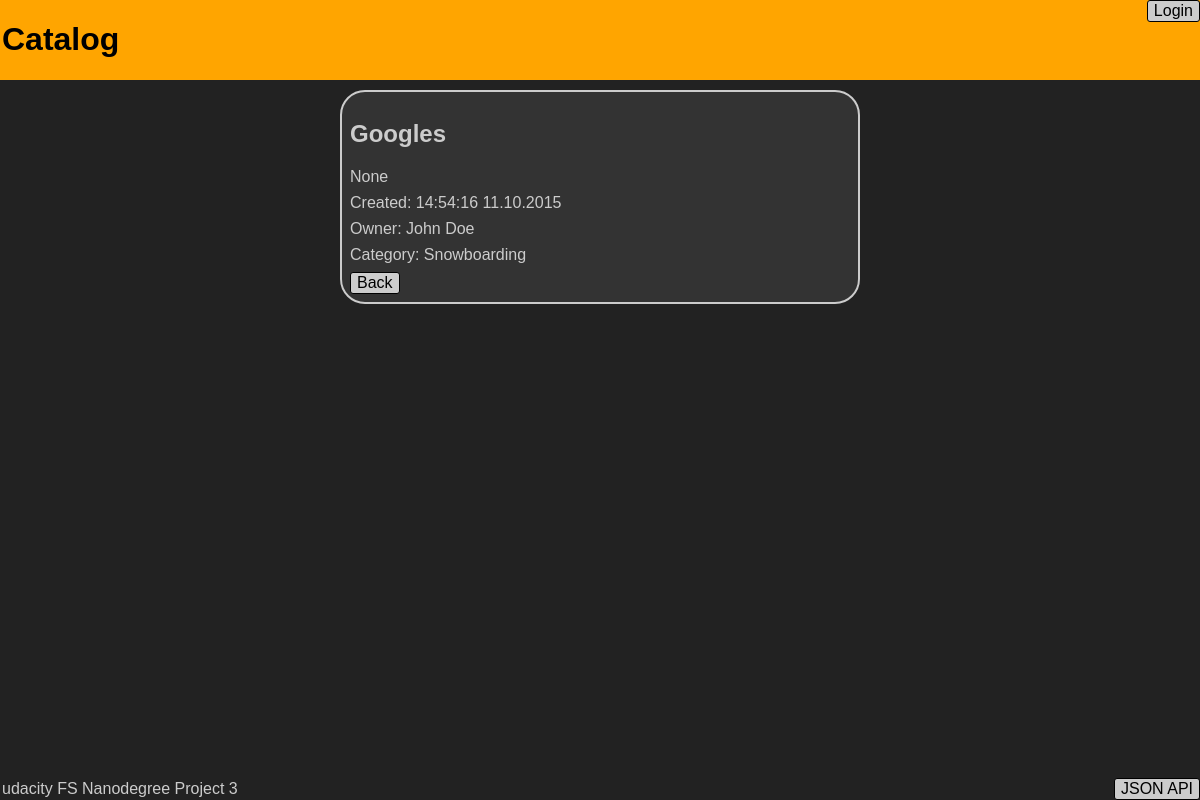
Screenshot of /item/1/ with the database file from the repository.
### database_setup.py (models this page shows)
class Item(Base):
    __tablename__ = 'Items'
    name = Column(String(255), nullable=False)
    id = Column(Integer, primary_key=True)
    category_id = Column(Integer, ForeignKey('Categories.id'))
    category = relationship(Category)
    owner_id = Column(Integer, ForeignKey('Users.id'))
    owner = relationship(User)
    description = Column(String(255))
    image = Column(String(255))
    created = Column(DateTime, default=datetime.datetime.utcnow)

class User(Base):
    __tablename__ = 'Users'
    id = Column(Integer, primary_key=True)
    name = Column(String(255), nullable=False)
    github_access_token = Column(String(255))
    avatar = Column(String(255))

class Category(Base):
    __tablename__ = 'Categories'
    name = Column(String(255), nullable=False, unique=True)
    id = Column(Integer, primary_key=True)

### application.py (the view)
@app.route('/item/<int:item_id>/')
def showItem(item_id):
    item = Item.query.filter_by(id=item_id).one()
    return render_template('item.html', item=item, user=g.user)

### application.py (called while the page is built)
@app.before_request
def before_request():
    g.user = None
    if 'user_id' in session:
        g.user = User.query.get(session['user_id'])
        g.user.name = github.get('user')["name"]
        g.user.avatar = github.get('user')["avatar_url"]
        db_session.add(g.user)
        db_session.commit()

@app.after_request
def after_request(response):
    db_session.remove()
    return response

### templates/item.html (shortened to what this page needs)
{% include 'header.html' %}
	<div class="item">
		<h2>{{item.name}}</h2>
		<p>{{item.description}}</p>
		<p>Created: {{item.created.strftime('%H:%M:%S %d.%m.%Y')}}</p>
		<p>Owner: {{item.owner.name}}</p>
		<p>Category: {{item.category.name}}</p>
		<p>
			<a href="{{url_for('showCategory',category_name=item.category.name)}}">
				<button class:"jsonbutton">Back</button>
			</a>
		</p>
	</div>
{% include 'footer.html' %}
</html>

### static/styles.css (style rules this page uses)
body { font-family: sans-serif; background-color: #222222; margin: 0px 0px 0px 0px; width:100%; margin:0 auto; overflow:hidden; float:left; }
p { margin-right: 0px; margin-left: 0px; margin-bottom: 8px; margin-top: 0px; }
.main,.item { background-color: #333333; clear:both; color: #CCCCCC; overflow: auto; max-width: 500; min-width: 320px; margin-right: auto; margin-left: auto; margin-top: 10px; margin-bottom: 70px; border: 2px solid; border-radius: 25px; padding: 8px 8px 8px 8px; }
a:link,a:visited,a:active { color: #CCCCCC; text-decoration: none; }
button,input,select,textarea { -moz-border-radius:3px; -webkit-border-radius: 3px; -khtml-border-radius: 3px; -webkit-appearance: none; border-radius: 3px; font-size: inherit; color: black; border: 1px solid black; }
button { background: #CCCCCC; float: left; }

### rows the page displays
Item: name "Googles", description "None", created "14:54:16 11.10.2015"
User: owner.name "John Doe"
Category: category.name "Snowboarding"
